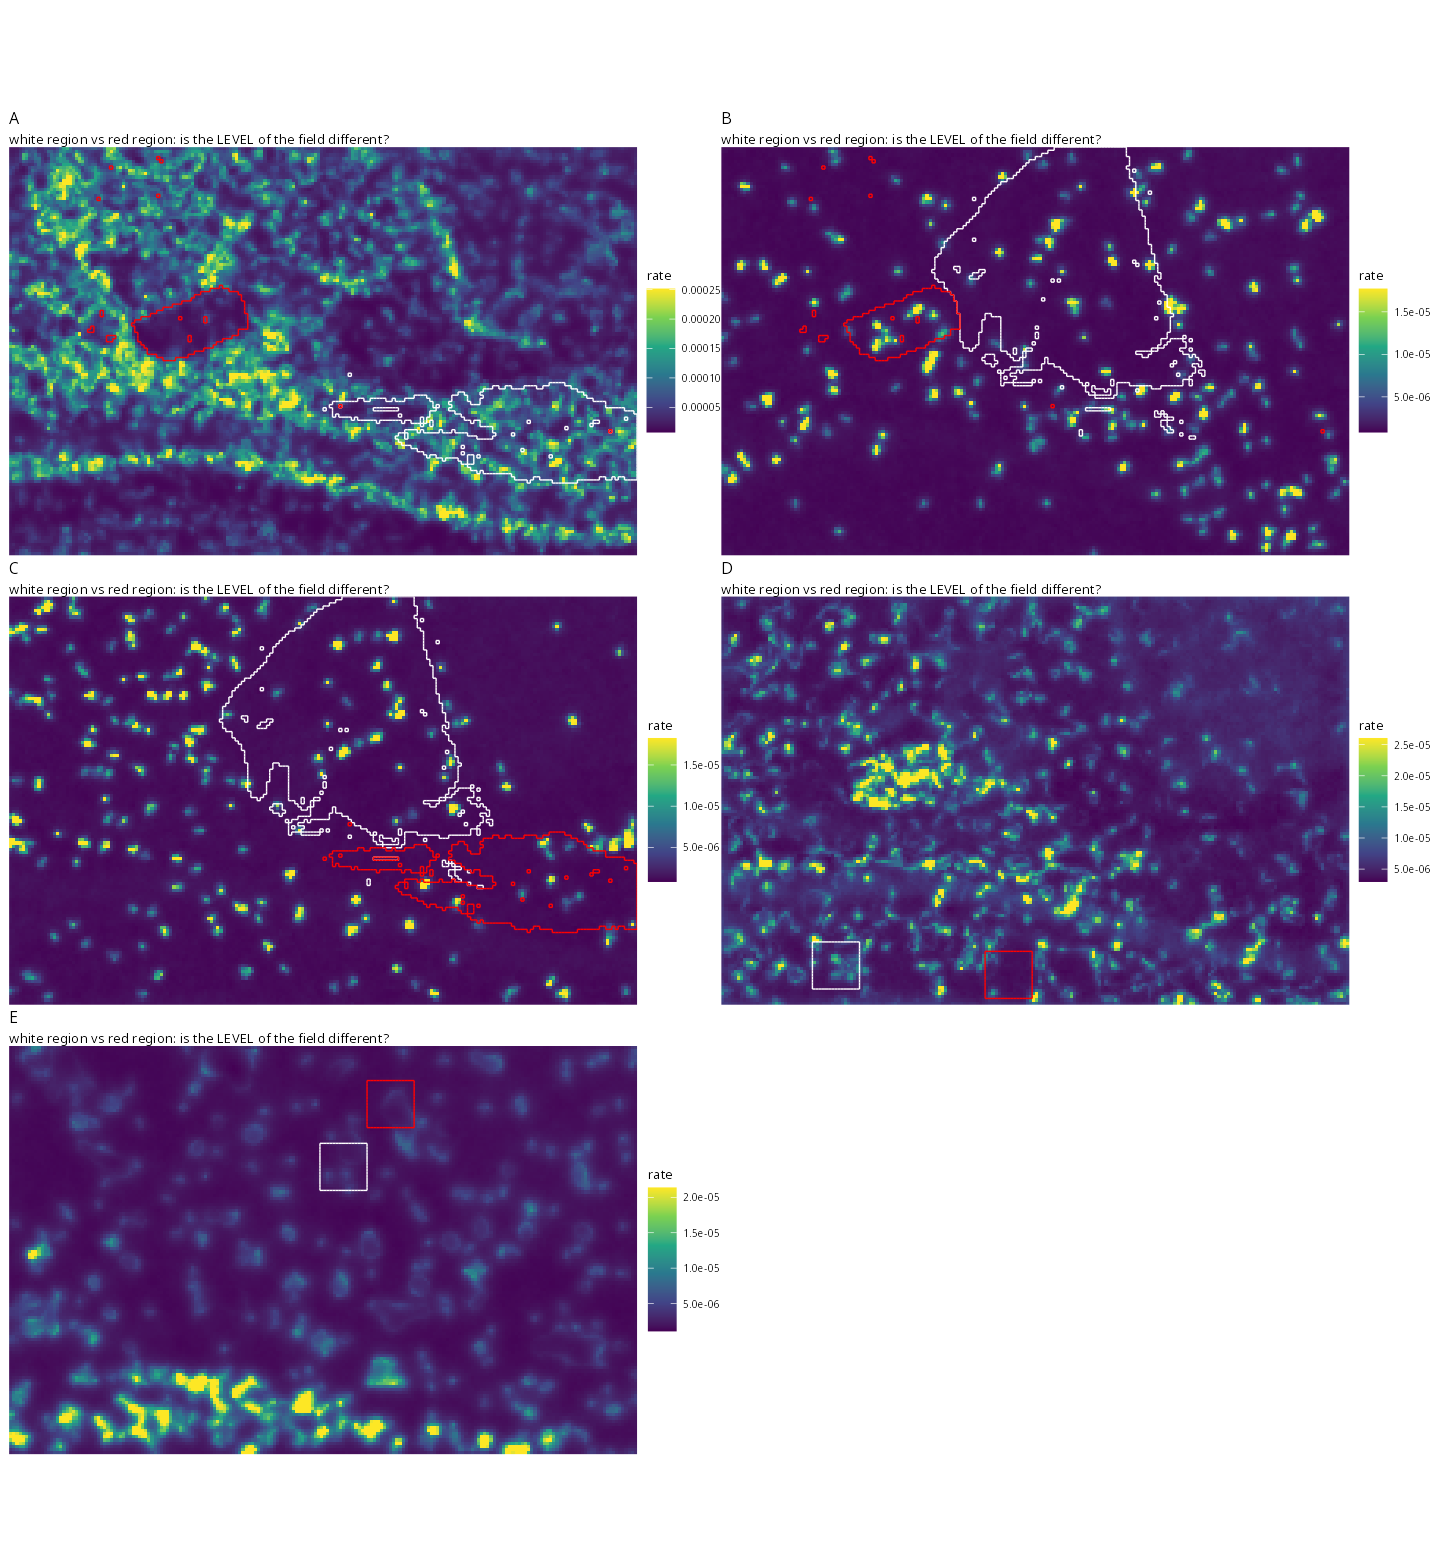

R code for this plot:
## Blind version of threshold-examples.png for a second rater (REVIEW-2026-10-29.org item P4):
## the same five panels, same seed-drawn instances (threshold-examples.csv), same color scaling,
## but with NO regional averages and NO ratio printed, and panel letters re-shuffled with a fixed
## seed so the rater cannot match them to S11 Fig B. Key written to threshold-examples-blind-key.csv.
## Rebuilds the plug-in rate fields from the published common-minimum matrix, as analyze-systematic.R does.
## Run: OMP_NUM_THREADS=1 distrobox enter emacs-r -- Rscript threshold-examples-blind.R
suppressMessages({library(data.table); library(ggplot2); library(patchwork)})
repo <- "/var/home/aoz/Dropbox/genetics/a-s-omics"
D <- readRDS("design-regions.rds"); ex <- fread("threshold-examples.csv")
mn <- readRDS(file.path(repo, "code-spatial-smoothing/controls/sweep/m-est-min-matrix.rds"))
keep <- !grepl("conflicted", mn$features); Mpub <- mn$counts[keep, ]; rownames(Mpub) <- mn$features[keep]
tc <- readRDS(file.path(repo, "data-outputs/mouse-embryo-raw/2025-04-10/prediction-objects/Cd44-pred-poi.rds"))$lambda
stopifnot(all(colnames(Mpub) == paste(tc$x, tc$y, sep = ".")))
R <- sweep(Mpub, 2, tc$total.count, "/")
xy <- data.table(i = (tc$x - 15025) / 50 + 1, j = (tc$y - 11525) / 50 + 1)
edges <- function(nm) { r <- D$regions[[nm]][, .(i, j)]; inr <- paste(r$i, r$j)
  rbind(r[!paste(i - 1, j) %in% inr, .(x = i - .5, xend = i - .5, y = j - .5, yend = j + .5)],
        r[!paste(i + 1, j) %in% inr, .(x = i + .5, xend = i + .5, y = j - .5, yend = j + .5)],
        r[!paste(i, j - 1) %in% inr, .(x = i - .5, xend = i + .5, y = j - .5, yend = j - .5)],
        r[!paste(i, j + 1) %in% inr, .(x = i - .5, xend = i + .5, y = j + .5, yend = j + .5)]) }
set.seed(20261029); ex <- ex[sample(.N)]; ex[, blind := LETTERS[seq_len(.N)]]
fwrite(ex[, .(blind, original = label, pair, r1, r2, ratio = round(ratio, 2))], "threshold-examples-blind-key.csv")
panels <- lapply(seq_len(nrow(ex)), function(k) { e <- ex[k]; v <- R[e$pair, ]; cap <- quantile(v, 0.99)
  d <- copy(xy)[, val := pmin(v, cap)]
  ggplot(d, aes(i, j)) + geom_raster(aes(fill = val)) +
    geom_segment(data = edges(e$r1), aes(x = x, xend = xend, y = y, yend = yend), color = "white", linewidth = 0.4) +
    geom_segment(data = edges(e$r2), aes(x = x, xend = xend, y = y, yend = yend), color = "red", linewidth = 0.4) +
    scale_fill_viridis_c(name = "rate") + coord_fixed(expand = FALSE) + theme_void(8) +
    labs(title = e$blind, subtitle = "white region vs red region: is the LEVEL of the field different?") })
ggsave("threshold-examples-blind.png", wrap_plots(panels, ncol = 2), width = 12, height = 13, dpi = 120)
cat("written\n")
